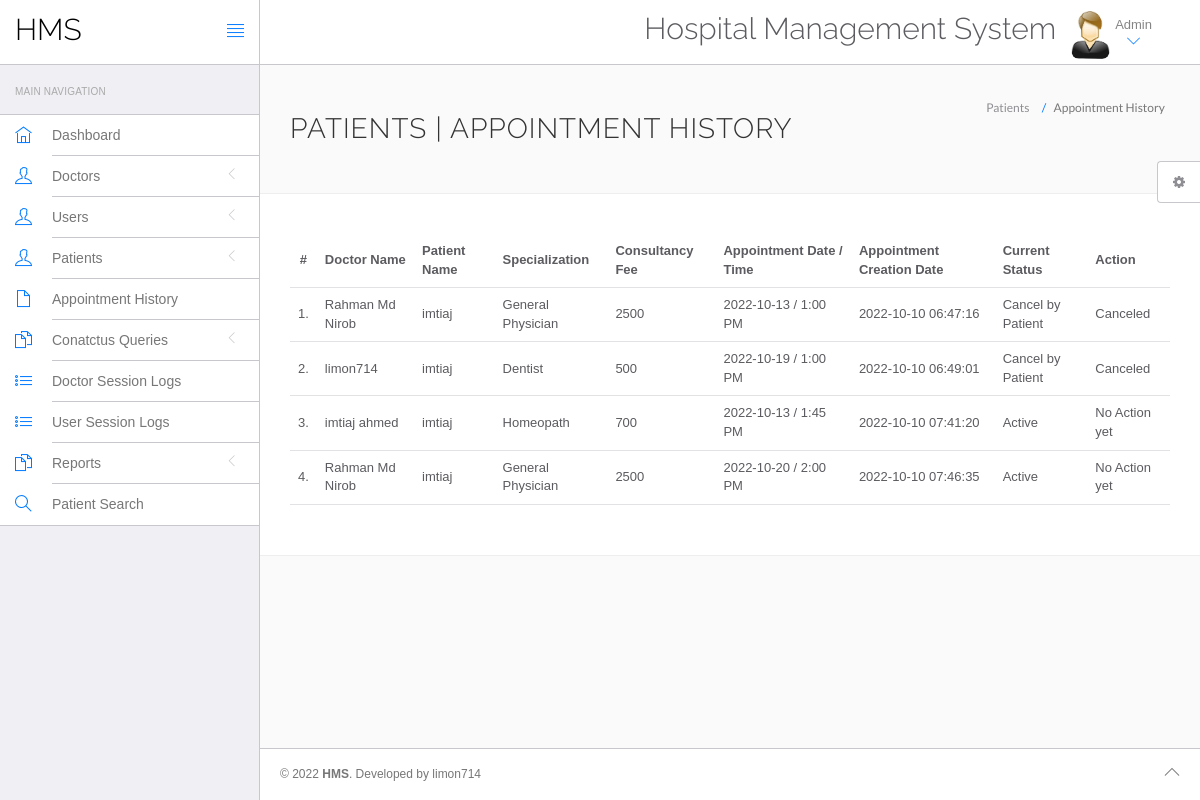
The page /hospital/hms/admin/appointment-history.php (signed in) on the database its author committed.
### tables this page shows
CREATE TABLE `appointment` (
  `id` int(11) NOT NULL,
  `doctorSpecialization` varchar(255) DEFAULT NULL,
  `doctorId` int(11) DEFAULT NULL,
  `userId` int(11) DEFAULT NULL,
  `consultancyFees` int(11) DEFAULT NULL,
  `appointmentDate` varchar(255) DEFAULT NULL,
  `appointmentTime` varchar(255) DEFAULT NULL,
  `postingDate` timestamp NULL DEFAULT current_timestamp(),
  `userStatus` int(11) DEFAULT NULL,
  `doctorStatus` int(11) DEFAULT NULL,
  `updationDate` timestamp NULL DEFAULT NULL ON UPDATE current_timestamp()
);

CREATE TABLE `doctors` (
  `id` int(11) NOT NULL,
  `specilization` varchar(255) DEFAULT NULL,
  `doctorName` varchar(255) DEFAULT NULL,
  `address` longtext DEFAULT NULL,
  `docFees` varchar(255) DEFAULT NULL,
  `contactno` bigint(11) DEFAULT NULL,
  `docEmail` varchar(255) DEFAULT NULL,
  `password` varchar(255) DEFAULT NULL,
  `creationDate` timestamp NULL DEFAULT current_timestamp(),
  `updationDate` timestamp NULL DEFAULT NULL ON UPDATE current_timestamp()
);

CREATE TABLE `users` (
  `id` int(11) NOT NULL,
  `fullName` varchar(255) DEFAULT NULL,
  `address` longtext DEFAULT NULL,
  `city` varchar(255) DEFAULT NULL,
  `gender` varchar(255) DEFAULT NULL,
  `email` varchar(255) DEFAULT NULL,
  `password` varchar(255) DEFAULT NULL,
  `regDate` timestamp NULL DEFAULT current_timestamp(),
  `updationDate` timestamp NULL DEFAULT NULL ON UPDATE current_timestamp()
);

### hospital/hms/admin/appointment-history.php (the view, shortened to what this page needs)
<?php
include('include/config.php');
?>
<!DOCTYPE html>
<html lang="en">
	<head>
		<link rel="stylesheet" href="vendor/bootstrap/css/bootstrap.min.css">
		<link rel="stylesheet" href="vendor/fontawesome/css/font-awesome.min.css">
		<link rel="stylesheet" href="vendor/themify-icons/themify-icons.min.css">
		<link href="vendor/animate.css/animate.min.css" rel="stylesheet" media="screen">
		<link href="vendor/perfect-scrollbar/perfect-scrollbar.min.css" rel="stylesheet" media="screen">
		<link href="vendor/switchery/switchery.min.css" rel="stylesheet" media="screen">
		<link href="vendor/bootstrap-touchspin/jquery.bootstrap-touchspin.min.css" rel="stylesheet" media="screen">
		<link href="vendor/select2/select2.min.css" rel="stylesheet" media="screen">
		<link href="vendor/bootstrap-datepicker/bootstrap-datepicker3.standalone.min.css" rel="stylesheet" media="screen">
		<link href="vendor/bootstrap-timepicker/bootstrap-timepicker.min.css" rel="stylesheet" media="screen">
		<link rel="stylesheet" href="assets/css/styles.css">
		<link rel="stylesheet" href="assets/css/plugins.css">
		<link rel="stylesheet" href="assets/css/themes/theme-1.css" id="skin_color" />
	</head>
	<body>
		<div id="app">
<?php include('include/sidebar.php');?>
			<div class="app-content">
					<?php include('include/header.php');?>
				<div class="main-content" >
					<div class="wrap-content container" id="container">
						<section id="page-title">
							<div class="row">
								<div class="col-sm-8">
									<h1 class="mainTitle">Patients  | Appointment History</h1>
																	</div>
								<ol class="breadcrumb">
									<li>
										<span>Patients </span>
									</li>
									<li class="active">
										<span>Appointment History</span>
									</li>
								</ol>
							</div>
						</section>
						<div class="container-fluid container-fullw bg-white">
									<div class="row">
								<div class="col-md-12">
									<table class="table table-hover" id="sample-table-1">
										<thead>
											<tr>
												<th class="center">#</th>
												<th class="hidden-xs">Doctor Name</th>
												<th>Patient Name</th>
												<th>Specialization</th>
												<th>Consultancy Fee</th>
												<th>Appointment Date / Time </th>
												<th>Appointment Creation Date  </th>
												<th>Current Status</th>
												<th>Action</th>
											</tr>
										</thead>
										<tbody>
<?php
$sql=mysqli_query($con,"select doctors.doctorName as docname,users.fullName as pname,appointment.*  from appointment join doctors on doctors.id=appointment.doctorId join users on users.id=appointment.userId ");
$cnt=1;
while($row=mysqli_fetch_array($sql))
{
?>
											<tr>
												<td class="center"><?php echo $cnt;?>.</td>
												<td class="hidden-xs"><?php echo $row['docname'];?></td>
												<td class="hidden-xs"><?php echo $row['pname'];?></td>
												<td><?php echo $row['doctorSpecialization'];?></td>
												<td><?php echo $row['consultancyFees'];?></td>
												<td><?php echo $row['appointmentDate'];?> / <?php echo
												 $row['appointmentTime'];?>
												</td>
												<td><?php echo $row['postingDate'];?></td>
												<td>
<?php if(($row['userStatus']==1) && ($row['doctorStatus']==1))
{
	echo "Active";
}
if(($row['userStatus']==0) && ($row['doctorStatus']==1))
{
	echo "Cancel by Patient";
}
												?></td>
												<td >
												<div class="visible-md visible-lg hidden-sm hidden-xs">
							<?php if(($row['userStatus']==1) && ($row['doctorStatus']==1))
{
echo "No Action yet";
	 } else {
		echo "Canceled";
		} ?>
												</div>
												</td>
											</tr>
											<?php
$cnt=$cnt+1;
											 }?>
										</tbody>
									</table>
								</div>
							</div>
								</div>
					</div>
				</div>
			</div>
	<?php include('include/footer.php');?>
	<?php include('include/setting.php');?>
		</div>
	</body>
</html>

### hospital/hms/admin/assets/css/themes/theme-1.css (style rules this page uses)
body { background: #FAFAFA; }

### rows shown on the page
appointment: doctorId.doctorName "Rahman Md Nirob", userId.fullName "imtiaj", doctorSpecialization "General Physician", consultancyFees "2500", appointmentDate "2022-10-13", appointmentTime "1:00 PM", postingDate "2022-10-10 06:47:16", userStatus "Cancel by Patient"
appointment: doctorId.doctorName "limon714", userId.fullName "imtiaj", doctorSpecialization "Dentist", consultancyFees "500", appointmentDate "2022-10-19", appointmentTime "1:00 PM", postingDate "2022-10-10 06:49:01", userStatus "Cancel by Patient"
appointment: doctorId.doctorName "imtiaj ahmed", userId.fullName "imtiaj", doctorSpecialization "Homeopath", consultancyFees "700", appointmentDate "2022-10-13", appointmentTime "1:45 PM", postingDate "2022-10-10 07:41:20", userStatus "Active"
appointment: doctorId.doctorName "Rahman Md Nirob", userId.fullName "imtiaj", doctorSpecialization "General Physician", consultancyFees "2500", appointmentDate "2022-10-20", appointmentTime "2:00 PM", postingDate "2022-10-10 07:46:35", userStatus "Active"
